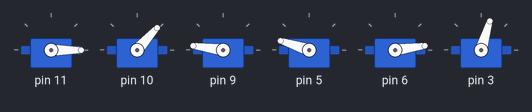
A sketch run on a simulated Arduino Uno, built with avr-gcc and run on an emulated ATmega328P. Parts: 6 × servo. What the sketch prints to the serial monitor is not drawn.

Above: at 6.17 s.
At 6.78 s:
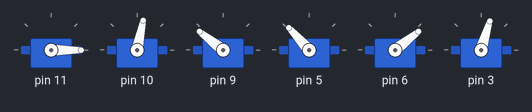
At 7.69 s:
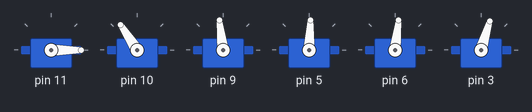
At 9.21 s:
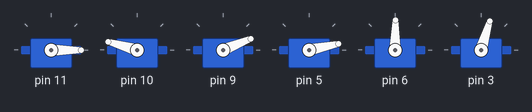
At 19.5 s:
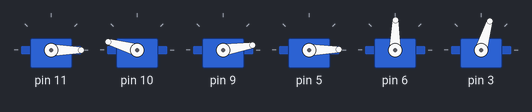
At 37.1 s:
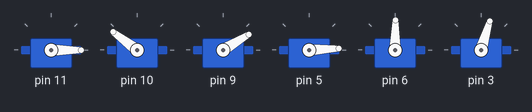
Timing chart, 0 to 40.0 s (numbered marks = the images above):
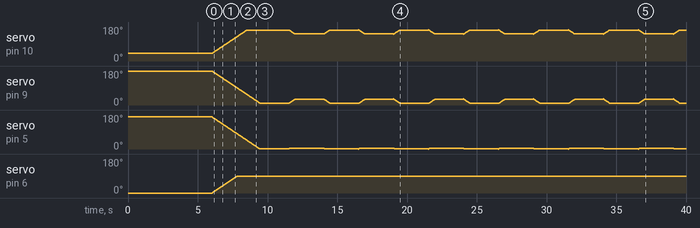

The sketch:

IK_code1.ino
```cpp
//code for inverse kinematics of 3-dof, that covers all the cases
#include <Braccio.h>
#include <Servo.h>
#include<math.h>

const float DEG_2_RAD=PI/180.0f;
const float RAD_2_DEG=180.0f/PI;

float l1=60;
float l2=125;
float l3=125;

float la;
float lb;
float lc;
float ld;

float theta1;
float theta2;
float theta3;
float theta4;
float theta5;
float theta6;
float theta7;
float theta8;

float x;
float y;

float thetaA;
float thetaB; // this 3 theta’s are our joint angle of robotic arm that we have to find
float thetaC;

//define all servo motors
Servo base;
Servo shoulder;
Servo elbow;
Servo wrist_rot;
Servo wrist_ver;
Servo gripper;

void setup() {
  //Initialization functions and set up the initial position for Braccio
  //All the servo motors will be positioned in the "safety" position:
  //Base (M1):90 degrees
  //Shoulder (M2): 45 degrees
  //Elbow (M3): 180 degrees
  //Wrist vertical (M4): 180 degrees
  //Wrist rotation (M5): 90 degrees
  //gripper (M6): 10 degrees
  Braccio.begin();
  Serial.begin(9600);
}

void loop() {
   /*
   Step Delay: a milliseconds delay between the movement of each servo.  Allowed values from 10 to 30 msec.
   M1=base degrees. Allowed values from 0 to 180 degrees
   M2=shoulder degrees. Allowed values from 15 to 165 degrees
   M3=elbow degrees. Allowed values from 0 to 180 degrees
   M4=wrist vertical degrees. Allowed values from 0 to 180 degrees
   M5=wrist rotation degrees. Allowed values from 0 to 180 degrees
   M6=gripper degrees. Allowed values from 10 to 73 degrees. 10: the toungue is open, 73: the gripper is closed.
  */
  inversekinematics(180*DEG_2_RAD,-120,180); //here parameters 0 is theta(given in degree) and also give X,Y value as input
  delay(2000);
  inversekinematics(0*DEG_2_RAD,150,200);// 2nd time run for different position and angles
  delay(2000);
  }

void inversekinematics(float theta,float X,float Y)
{
  la=sqrt(pow(X,2)+pow(Y,2));
  theta1=atan(X/Y);
  theta2=atan(Y/X);
  lc=l1*cos(theta);
  ld=l1*sin(theta);
  theta3=HALF_PI-theta;
  x=X-lc;
  y=Y+ld;
  lb=sqrt(pow(x,2)+pow(y,2));
  theta4=atan(y/x);
  theta5=atan(x/y);
  theta6=acos((pow(lb,2)+pow(l2,2)-pow(l3,2))/(2*lb*l2));
  theta7=acos((pow(l3,2)+pow(lb,2)-pow(l2,2))/(2*l3*lb));
  theta8=acos((pow(l2,2)+pow(l3,2)-pow(lb,2))/(2*l2*l3));
  //final caluclation of theta;
  thetaA=PI-theta4+theta7;
  thetaB=theta8-HALF_PI;
  thetaC=theta6-theta5+theta3-HALF_PI;
  // this all angle are in radian so we have to convert this into degree
  //(step delay, M1, M2, M3, M4, M5, M6);
 /* M1=base degrees. Allowed values from 0 to 180 degrees
   M2=shoulder degrees.  //HERE WE HAVE TO FIND thetaA ,B,C SO THAT WE WRITE BELOW THIS MANNER //
   M3=elbow degrees.
   M4=wrist vertical degrees.
   M5=wrist rotation degrees. Allowed values from 0 to 180 degrees
   M6=gripper degrees. Allowed values from 10 to 73 degrees. 10: the toungue is open, 73: the gripper is closed.
  */
  //SERVOMOVEMENT THROUGH WE CAN MOVE ROBOTIC ARM SO OUTPUT WILL REFLACT INTO ROBOTIC ARM
  //here we keep gripper close
  Braccio.ServoMovement(20,          0,  thetaA*RAD_2_DEG, thetaB*RAD_2_DEG, thetaC*RAD_2_DEG, 90,  73);
  Serial.print("thetaA = ");
  Serial.print(thetaA*RAD_2_DEG);
  Serial.print("thetaB = ");
  Serial.print(thetaB*RAD_2_DEG);
  Serial.print("thetaC = ");
  Serial.print(thetaC*RAD_2_DEG);
}
```

Measured:
- by itself, servo on pin 6: moves from 0° to 89° over 1.8 s
